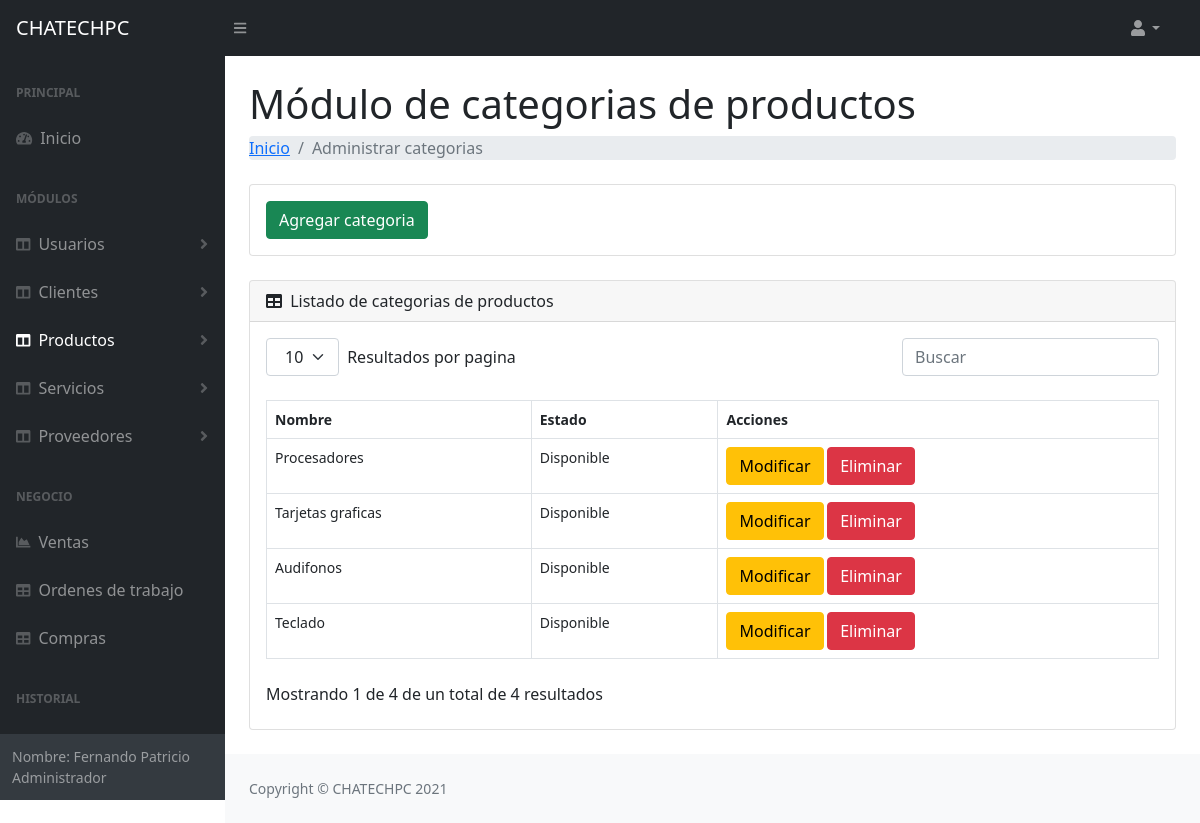
Screenshot of /administrar_categoriasProductos.php (signed in) with the database file from the repository.
### tables this page shows
CREATE TABLE IF NOT EXISTS `categoria` (
  `idcategoria` int(11) NOT NULL AUTO_INCREMENT,
  `nombre` varchar(100) DEFAULT NULL,
  `estado` varchar(13) DEFAULT NULL,
  PRIMARY KEY (`idcategoria`)
);

### administrar_categoriasProductos.php (the view, shortened to what this page needs)
<?php
require_once "recursos/conexionBD.php";
?>
<!DOCTYPE html>
<html lang="es">
<head>
  <link rel="stylesheet" href="css/bootstrap.min.css">
  <link href="https://cdn.jsdelivr.net/npm/simple-datatables@latest/dist/style.css" rel="stylesheet" />
  <link href="css/styles.css" rel="stylesheet" />
  <link href="https://cdnjs.cloudflare.com/ajax/libs/select2/4.0.6-rc.0/css/select2.min.css" rel="stylesheet" />
</head>
<body class="sb-nav-fixed">
  <nav class="sb-topnav navbar navbar-expand navbar-dark bg-dark">
    <a class="navbar-brand ps-3" href="home.php">CHATECHPC</a>
    <button class="btn btn-link btn-sm order-1 order-lg-0 me-4 me-lg-0" id="sidebarToggle" href="#!"><i class="fas fa-bars"></i></button>
    <ul class="navbar-nav ms-auto ms-auto me-0 me-md-3 my-2 my-md-0">
      <li class=" nav-item dropdown">
        <a class="nav-link dropdown-toggle" id="navbarDropdown" href="#" role="button" data-bs-toggle="dropdown" aria-expanded="false"><i class="fas fa-user fa-fw"></i></a>
      </li>
    </ul>
  </nav>
  <div id="layoutSidenav">
    <div id="layoutSidenav_nav">
      <nav class="sb-sidenav accordion sb-sidenav-dark" id="sidenavAccordion">
        <div class="sb-sidenav-menu">
          <div class="nav">
            <div class="sb-sidenav-menu-heading">Principal</div>
            <a class="nav-link" href="home.php">
              <div class="sb-nav-link-icon"><i class="fas fa-tachometer-alt"></i></div>
              Inicio
            </a>
            <div class="sb-sidenav-menu-heading">Módulos</div>
            <a class="nav-link collapsed" href="#" data-bs-toggle="collapse" data-bs-target="#usuarios" aria-expanded="false" aria-controls="collapseLayouts">
              <div class="sb-nav-link-icon"><i class="fas fa-columns"></i></div>
              Usuarios
              <div class="sb-sidenav-collapse-arrow"><i class="fas fa-angle-down"></i></div>
            </a>
            <a class="nav-link collapsed" href="#" data-bs-toggle="collapse" data-bs-target="#clientes" aria-expanded="false" aria-controls="collapseLayouts">
              <div class="sb-nav-link-icon"><i class="fas fa-columns"></i></div>
              Clientes
              <div class="sb-sidenav-collapse-arrow"><i class="fas fa-angle-down"></i></div>
            </a>
            <a class="nav-link collapsed active" href="#" data-bs-toggle="collapse" data-bs-target="#productos" aria-expanded="false" aria-controls="collapseLayouts">
              <div class="sb-nav-link-icon"><i class="fas fa-columns"></i></div>
              Productos
              <div class="sb-sidenav-collapse-arrow"><i class="fas fa-angle-down"></i></div>
            </a>
            <a class="nav-link collapsed" href="#" data-bs-toggle="collapse" data-bs-target="#servicios" aria-expanded="false" aria-controls="collapseLayouts">
              <div class="sb-nav-link-icon"><i class="fas fa-columns"></i></div>
              Servicios
              <div class="sb-sidenav-collapse-arrow"><i class="fas fa-angle-down"></i></div>
            </a>
            <a class="nav-link collapsed" href="#" data-bs-toggle="collapse" data-bs-target="#proveedores" aria-expanded="false" aria-controls="collapseLayouts">
              <div class="sb-nav-link-icon"><i class="fas fa-columns"></i></div>
              Proveedores
              <div class="sb-sidenav-collapse-arrow"><i class="fas fa-angle-down"></i></div>
            </a>
            <div class="sb-sidenav-menu-heading">Negocio</div>
            <a class="nav-link" href="negocio.php">
              <div class="sb-nav-link-icon"><i class="fas fa-chart-area"></i></div>
              Ventas
            </a>
            <a class="nav-link" href="ot.php">
              <div class="sb-nav-link-icon"><i class="fas fa-table"></i></div>
              Ordenes de trabajo
            </a>
            <a class="nav-link" href="compras.php">
              <div class="sb-nav-link-icon"><i class="fas fa-table"></i></div>
              Compras
            </a>
            <div class="sb-sidenav-menu-heading">Historial</div>
            <a class="nav-link" href="historialBoleta.php">
            </a>
          </div>
        </div>
        <div class="sb-sidenav-footer">
          <div class="small"> <?php echo "Nombre: " . $_SESSION['nombres'] . " " . $_SESSION['tipo_usuario'] ?></div>
        </div>
      </nav>
    </div>
    <div id="layoutSidenav_content">
      <main>
        <div class="container-fluid px-4">
          <h1 class="mt-4">Módulo de categorias de productos</h1>
          <ol class="breadcrumb mb-4">
            <li class="breadcrumb-item"><a href="home.php">Inicio</a></li>
            <li class="breadcrumb-item active">Administrar categorias</li>
          </ol>
          <div class="card mb-4">
            <div class="card-body">
              <button class="btn btn-success" data-toggle="modal" data-target="#add_new_record_modal">Agregar
                categoria</button>
            </div>
          </div>
          <div class="card mb-4" id="tablausuarios">
            <div class="card-header">
              <i class="fas fa-table me-1"></i> Listado de categorias de productos
            </div>
            <div class="card-body">
              <table id="datatablesSimple">
                <thead>
                  <tr>
                    <th>Nombre</th>
                    <th>Estado</th>
                    <th>Acciones</th>
                  </tr>
                </thead>
                <tbody>
                  <?php
                  $sql = "SELECT * FROM categoria";
                  $resultado = mysqli_query($conexion, $sql);
                  while ($ver = mysqli_fetch_row($resultado)) {
                  ?>
                    <tr>
                      <td><?php echo $ver[1] ?></td>
                      <td><?php echo $ver[2] ?></td>
                      <th>
                        <button onclick="GetUserDetails('<?php echo $ver[0] ?>')" class="btn btn-warning">Modificar</button>
                        <button onclick="DeleteUser('<?php echo $ver[0] ?>')" class="btn btn-danger">Eliminar</button>
                      </th>
                    </tr>
                  <?php
                  }
                  ?>
                </tbody>
              </table>
            </div>
          </div>
        </div>
      </main>
      <footer class="py-4 bg-light mt-auto">
        <div class="container-fluid px-4">
          <div class="d-flex align-items-center justify-content-between small">
            <div class="text-muted">Copyright &copy; CHATECHPC 2021</div>
          </div>
        </div>
      </footer>
    </div>
  </div>
</body>
</html>

### rows the page displays
categoria: nombre "Procesadores", estado "Disponible"
categoria: nombre "Tarjetas graficas", estado "Disponible"
categoria: nombre "Audifonos", estado "Disponible"
categoria: nombre "Teclado", estado "Disponible"

### other values shown
$_SESSION['nombres'] "Fernando Patricio"
$_SESSION['tipo_usuario'] "Administrador"
